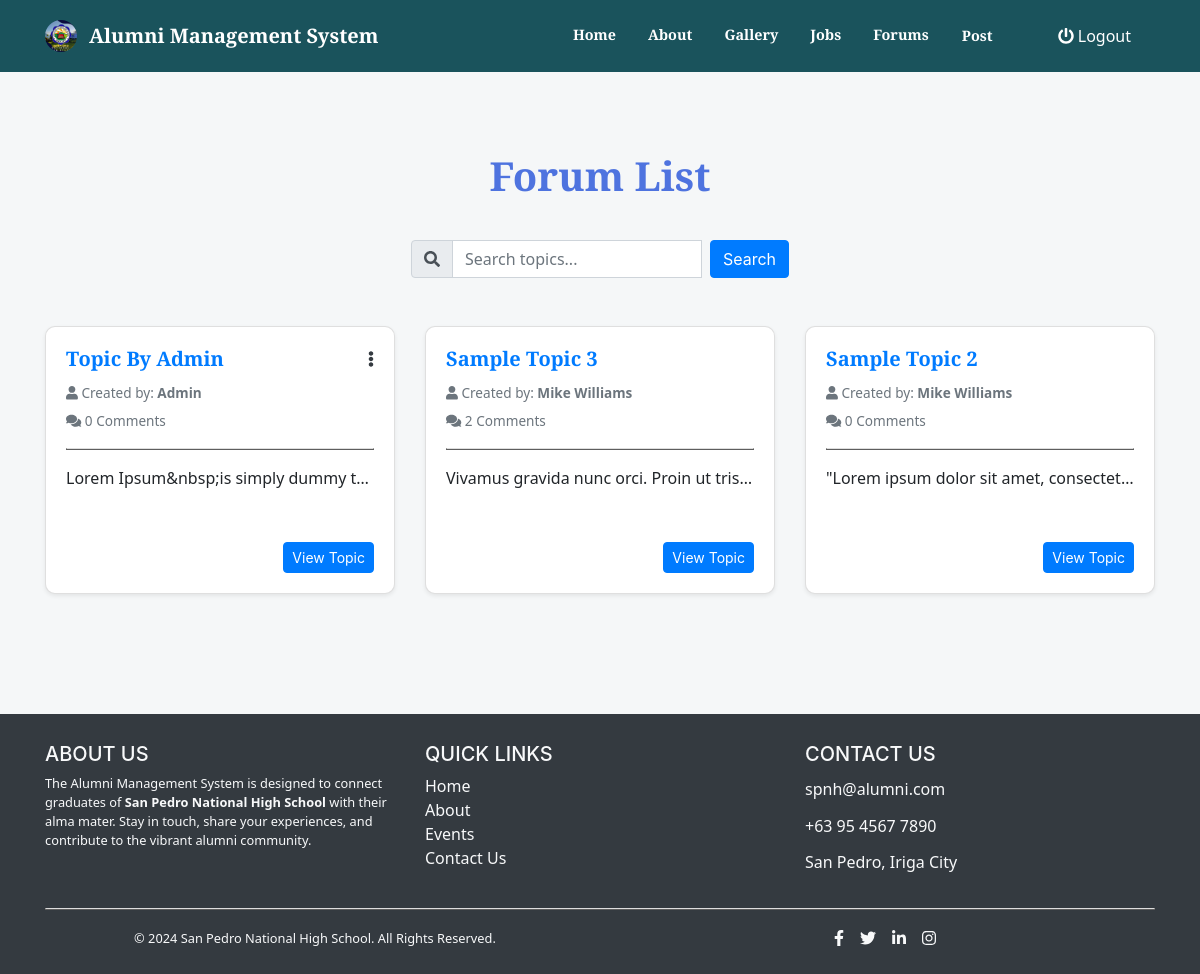
Page /index.php?page=forum (signed in) on the earlier database version.
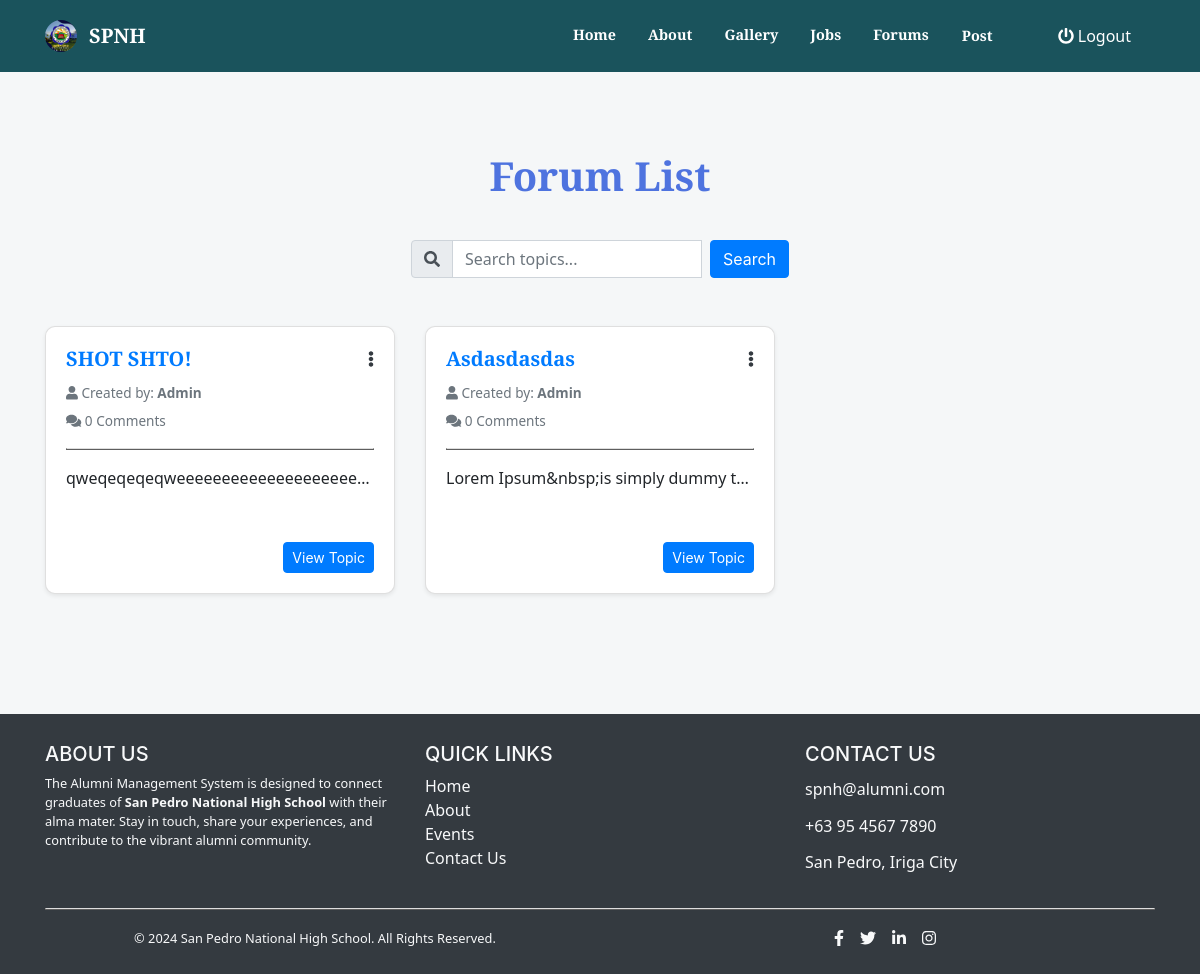
Same page on the later database version.
### tables this page shows
CREATE TABLE `forum_topics` (
  `id` int(30) NOT NULL,
  `title` varchar(250) NOT NULL,
  `description` text NOT NULL,
  `user_id` int(30) NOT NULL,
  `date_created` datetime NOT NULL DEFAULT current_timestamp()
);

CREATE TABLE `users` (
  `id` int(30) NOT NULL,
  `name` text NOT NULL,
  `username` varchar(200) NOT NULL,
  `password` varchar(200) NOT NULL,
  `type` tinyint(1) NOT NULL DEFAULT 3 COMMENT '1=Admin,2=Alumni officer, 3= alumnus',
  `auto_generated_pass` text NOT NULL,
  `alumnus_id` int(30) NOT NULL
);

### forum.php (the view, shortened to what the changed rows need)
<?php
include 'admin/db_connect.php';
?>
<div class="container pt-4">
    <header class="">
            <div class="head container-fluid h-100">
                <div class="row h-100 align-items-center justify-content-center text-center">
                    <div class="col-lg-8 align-self-end mb-4 page-title">
                    <h1 class="mt-3 display-4 fw-bold">Forum List</h1>
                    </div>
                </div>
            </div>
        </header>
    <div class="row mb-6" >
        <?php
        $event = $conn->query("SELECT f.*,u.name FROM forum_topics f INNER JOIN users u ON u.id = f.user_id ORDER BY f.id DESC");
        while ($row = $event->fetch_assoc()):
            $trans = get_html_translation_table(HTML_ENTITIES, ENT_QUOTES);
            unset($trans["\""], $trans["<"], $trans[">"], $trans["<h2"]);
            $desc = strtr(html_entity_decode($row['description']), $trans);
            $desc = str_replace(array("<li>", "</li>"), array("", ","), $desc);
            $count_comments = $conn->query("SELECT * FROM forum_comments WHERE topic_id = ".$row['id'])->num_rows;
        ?>
        <div class="col-md-6 col-lg-4 mb-4">
            <div class="card h-100 shadow-sm">
                <div class="card-body">
                    <div class="d-flex justify-content-between align-items-start">
                        <h5 class="card-title text-primary"><?php echo ucwords($row['title']); ?></h5>
                        <?php if ($_SESSION['login_id'] == $row['user_id']): ?>
                        <div class="dropdown">
                            <a href="#" class="text-dark" id="dropdownMenuButton" data-toggle="dropdown">
                                <i class="fa fa-ellipsis-v"></i>
                            </a>
                        </div>
                        <?php endif; ?>
                    </div>
                    <p class="text-muted mb-2"><i class="fa fa-user"></i> Created by: <b><?php echo $row['name']; ?></b></p>
                    <p class="text-muted"><i class="fa fa-comments"></i> <?php echo $count_comments; ?> Comments</p>
                    <hr>
                    <p class="card-text text-truncate" style="height: 60px; overflow: hidden;"><?php echo strip_tags($desc); ?></p>
                    <button class="btn btn-primary btn-sm float-right view_topic" data-id="<?php echo $row['id']; ?>">View Topic</button>
                </div>
            </div>
        </div>
        <?php endwhile; ?>
    </div>
</div>

### index.php (shortened to what the changed rows need)
<!DOCTYPE html>
<html lang="en">
    <?php
    include('header.php');
    ?>
    <body id="page-top">
        <nav class="navbar navbar-expand-lg navbar-light fixed-top py-3" id="mainNav">
            <div class="container d-flex justify-content-between align-items-center">
              <img src="img/logo.jpg" alt="logo" class=logo>
                <a class="navbar-brand js-scroll-trigger " href="./"><?php echo $_SESSION['system']['name'] ?></a>
                <div class="collapse navbar-collapse" id="navbarResponsive">
                    <ul class="navbar-nav ml-auto my-2 my-lg-0">
                        <?php if(!isset($_SESSION['login_id'])): ?>
                        <li class="nav-item"><a class="nav-link js-scroll-trigger " href="index.php?page=login" id="">Login</a></li>
                        <?php else: ?>
                          </div>
                        <?php endif; ?>
        </div>
</nav>
        <?php
        $page = isset($_GET['page']) ?$_GET['page'] : "home";
        include $page.'.php';
        ?>
    </body>
</html>

Differences in the rows shown:
no longer on this page (row unchanged): forum_topics: title "Sample Topic 3", user.name "Mike Williams", count_comments "2", description "Vivamus gravida nunc orci. Proin ut tris…"
no longer on this page (row unchanged): forum_topics: title "Sample Topic 2", user.name "Mike Williams", count_comments "0", description "\"Lorem ipsum dolor sit amet, consectet…"
added forum_topics: title "SHOT SHTO!", user.name "Admin", count_comments "0", description "qweqeqeqeqweeeeeeeeeeeeeeeeeeee…"
changed forum_topics "Lorem Ipsum&nbsp;is simply dummy t…": title "Topic By Admin" → "Asdasdasdas"
Other differences:
$_SESSION['system']['name']: "Alumni Management System" → "SPNH"
